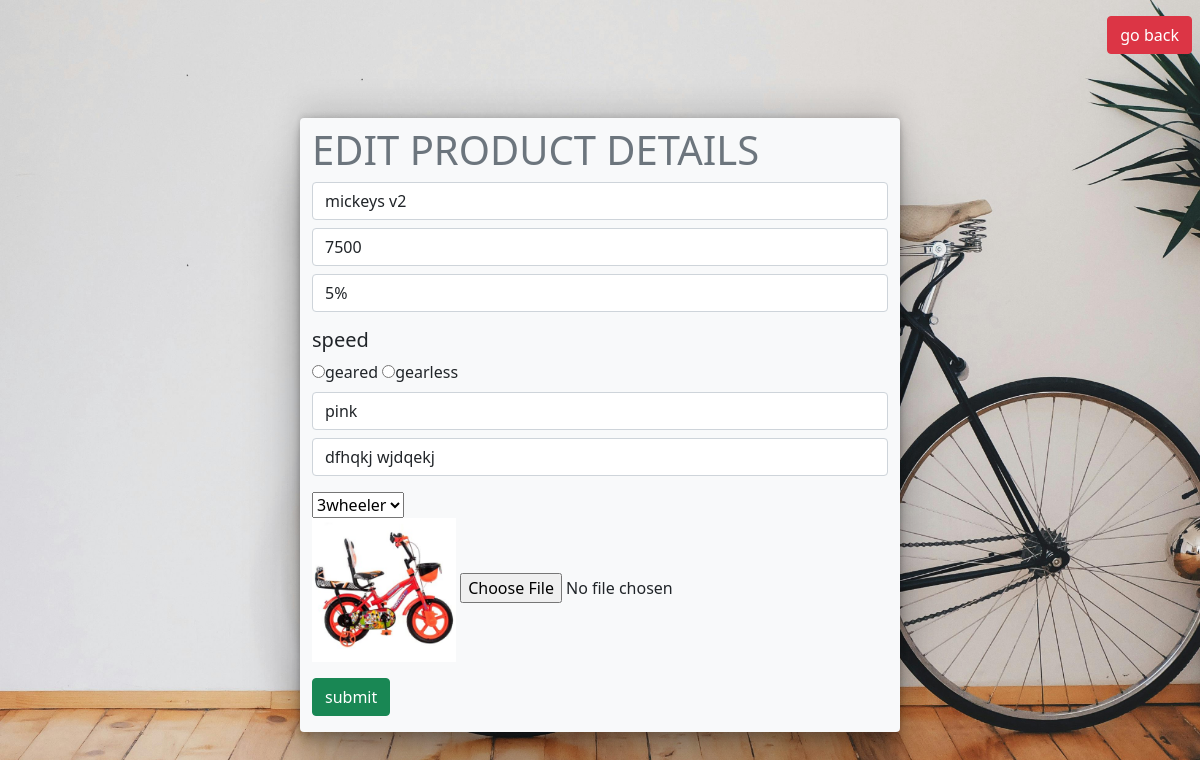
The page /edit_g/7 on the database its author committed.
### ecomapp/models.py (models this page shows)
class product(models.Model):
    productname = models.CharField(max_length=100)
    prize = models.IntegerField()
    offer = models.CharField(max_length=50)
    speed = models.CharField(max_length=50)
    color = models.CharField(max_length=50)
    description = models.CharField(max_length=300)
    category = models.ForeignKey('Categories', on_delete=models.CASCADE, related_name='products')
    image = models.ImageField(upload_to='images/')
    seller = models.ForeignKey(User, on_delete=models.CASCADE, related_name='products_sold')

### ecomapp/views.py (the view)
# urls.py: path('edit_g/<int:pk>',views.edit_g,name="edit"),
def edit_g(request,pk):
     if request.method =="POST":
        productname = request.POST.get("productname")
        prize = request.POST.get("prize")
        offer = request.POST.get("offer")
        speed = request.POST.get("speed")
        color = request.POST.get("color")
        description = request.POST.get("description")
        category = request.POST.get("category")
        image = request.FILES.get("image")
        seller = request.user
        category_instance = get_object_or_404(Categories, pk=category)
        probj.category = category_instance
        probj = product(productname=productname, prize=prize, offer=offer, speed=speed, color=color, description=description, seller=seller, image=image)
        probj.objects.filter(pk=pk).update()
        return redirect('sellerindex')
     else:
          data=product.objects.get(pk=pk)
          return render(request,'editpro.html',{'data':data})

### Templates/editpro.html (shortened to what this page needs)
{% load static %}
<!DOCTYPE html>
<html lang="en">
<head>
    <title>Document</title><link href="https://cdn.jsdelivr.net/npm/bootstrap@5.1.3/dist/css/bootstrap.min.css" rel="stylesheet">
    <link rel="stylesheet" href="{% static '/css/addpro.css' %}">
</head>
<body class="main">
    <div class="d-flex justify-content-end">
        <a href="{% url 'sellerindex' %}"><button  class="btn btn-danger mb-3 mt-3  me-2" >go back</button></a>
    </div>
    <div class="container  bg-light d-flex justify-content-center w-50 mt-5 rounded" style="box-shadow: rgba(0, 0, 0, 0.25) 0px 54px 55px, rgba(0, 0, 0, 0.12) 0px -12px 30px, rgba(0, 0, 0, 0.12) 0px 4px 6px, rgba(0, 0, 0, 0.17) 0px 12px 13px, rgba(0, 0, 0, 0.09) 0px -3px 5px;">
   <form action="" class="pt-2 " method="post" enctype="multipart/form-data">
    <div>
        <h1 class="text-secondary">EDIT PRODUCT DETAILS</h1>
    </div>
    <div>
    <input type="text" placeholder="productname" name="productname" id="productname" class="form-control w-100 mt-2 " value="{{data.productname}}">
</div>
<div>
    <input type="number" name="prize" id="prize" placeholder="prize" class="form-control w-100 mt-2" value="{{ data.prize }}">
</div>
<div>
    <input type="text" name="offer" id="offer" placeholder="offer" class="form-control w-100 mt-2" value="{{ data.offer }}">
</div>
<div>
    <label for="speed" class="mt-3"><h5>speed</h5></label>
    <br>
    <input type="radio" name="speed" id="speed" value="geared">geared
    <input type="radio" name="speed" id="speed" value="gearless">gearless
</div>
<div>
    <input type="text" name="color" id="color" placeholder="color" class="mt-2 form-control" value="{{ data.color }}">
</div>
<div>
 <input type="text" name="description" id="description"  placeholder="about product" class="mt-2 form-control " value="{{ data.description }}">
</div>
<div class="mt-3">
    <select name="category" id="category">
        <option value="3wheeler">3wheeler</option>
    </select>
</div>
<div>
    <img src="{{ data.image.url }}" alt="previousimage" class="w-25">
    <input type="file" id="image" name="image" class="mt-3">
</div>
   <a href="{% url 'addproduct' %}"><button class="btn btn-success mb-3 mt-3" >submit</button></a>
 </form>
</div>
</body>
</html>

### static/css/addpro.css (style rules this page uses)
.main { background-image: url( ../images/userbackground.jpg ); background-repeat: no-repeat; background-size: cover; width: 100%; }

### rows shown on the page
product: productname "mickeys v2", prize "7500", offer "5%", color "pink", description "dfhqkj wjdqekj", image (picture)
